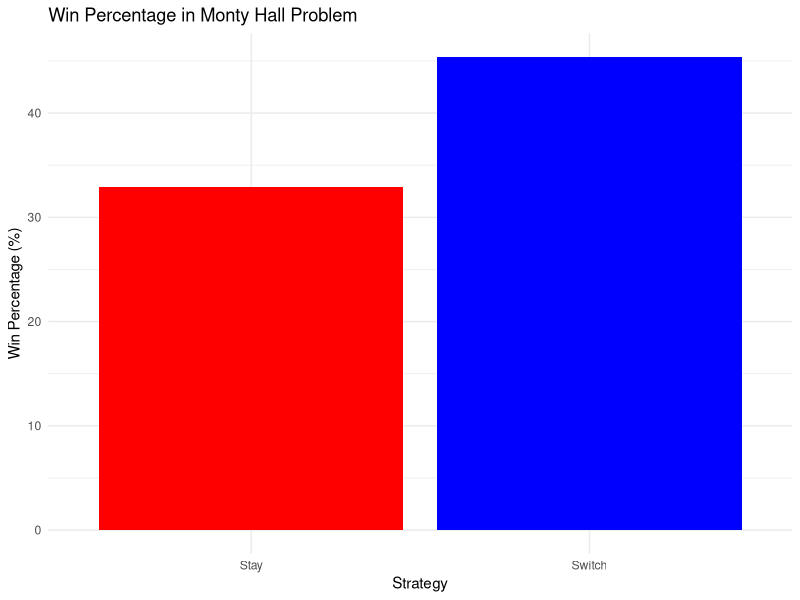

Recreate this plot in R.
## ---- chunk 1
# Set the number of simulations
num_simulations <- 10000

# Initialize variables to keep track of wins when switching and staying
switch_wins <- 0
stay_wins <- 0

# Perform the simulations
for (i in 1:num_simulations) {
  # Create three doors with one car and two goats
  doors <- sample(c("car", "goat", "goat"))

  # Player's initial choice
  player_choice <- sample(1:3, 1)

  # Monty Hall reveals a goat behind one of the unchosen doors
  monty_reveals <- which(doors[-player_choice] == "goat")
  monty_reveals <- monty_reveals[1]  # Monty reveals the first goat he encounters

  # Determine the other unchosen door
  other_door <- setdiff(1:3, c(player_choice, monty_reveals))

  # Simulate switching doors
  switch_choice <- other_door[1]

  # Check if the player wins when switching
  if (doors[switch_choice] == "car") {
    switch_wins <- switch_wins + 1
  }

  # Check if the player wins when staying
  if (doors[player_choice] == "car") {
    stay_wins <- stay_wins + 1
  }
}

# Calculate win percentages
switch_win_percent <- (switch_wins / num_simulations) * 100
stay_win_percent <- (stay_wins / num_simulations) * 100


## ---- chunk 2
library(ggplot2)
p <- ggplot(data.frame(Strategy = c("Switch", "Stay"), Win_Percentage = c(switch_win_percent, stay_win_percent)), aes(x = Strategy, y = Win_Percentage)) +
  geom_bar(stat = "identity", fill = c("blue", "red")) +
  labs(title = "Win Percentage in Monty Hall Problem",
       x = "Strategy",
       y = "Win Percentage (%)") +
  theme_minimal()
print(p)

